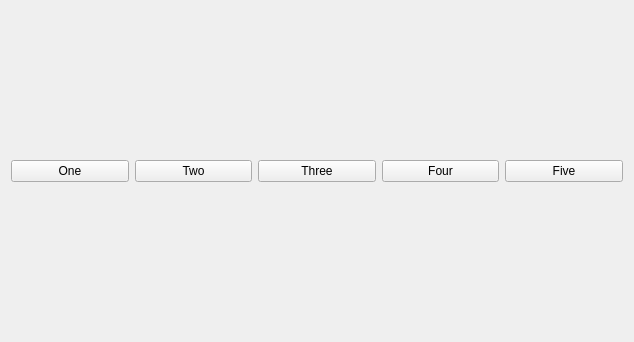
<?xml version="1.0" encoding="UTF-8"?>
<ui version="4.0">
 <class>Widget</class>
 <widget class="QWidget" name="Widget">
  <property name="geometry">
   <rect>
    <x>0</x>
    <y>0</y>
    <width>634</width>
    <height>342</height>
   </rect>
  </property>
  <property name="windowTitle">
   <string>Widget</string>
  </property>
  <layout class="QHBoxLayout" name="horizontalLayout_2">
   <item>
    <layout class="QHBoxLayout" name="horizontalLayout">
     <item>
      <widget class="QPushButton" name="btn1">
       <property name="text">
        <string>One</string>
       </property>
      </widget>
     </item>
     <item>
      <widget class="QPushButton" name="btn2">
       <property name="text">
        <string>Two</string>
       </property>
      </widget>
     </item>
     <item>
      <widget class="QPushButton" name="btn3">
       <property name="text">
        <string>Three</string>
       </property>
      </widget>
     </item>
     <item>
      <widget class="QPushButton" name="btn4">
       <property name="text">
        <string>Four</string>
       </property>
      </widget>
     </item>
     <item>
      <widget class="QPushButton" name="btn5">
       <property name="text">
        <string>Five</string>
       </property>
      </widget>
     </item>
    </layout>
   </item>
  </layout>
 </widget>
 <layoutdefault spacing="6" margin="11"/>
 <resources/>
 <connections/>
</ui>
